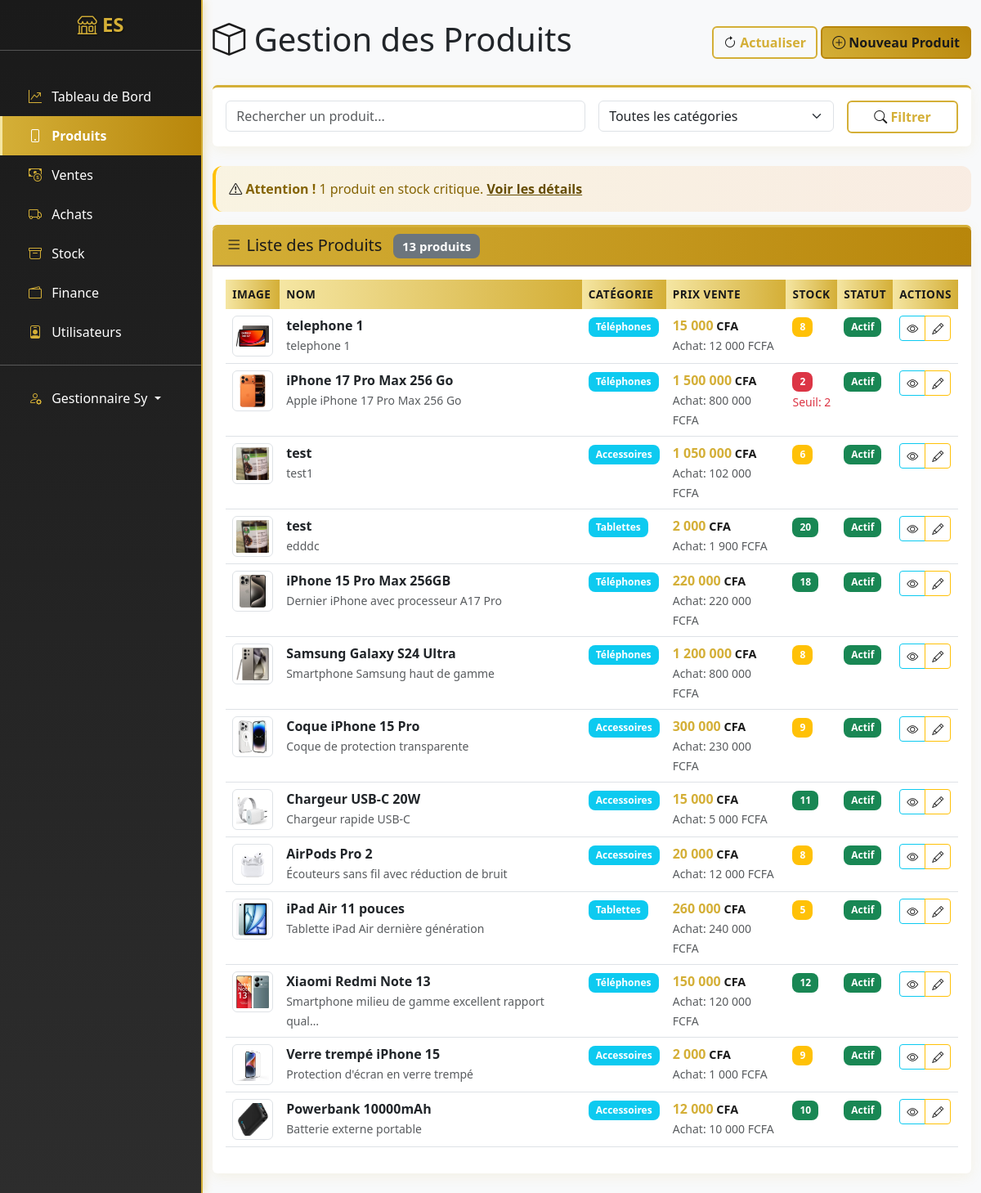
Screenshot of /produits/ (signed in) with the database file from the repository.
### apps/users/models.py (models this page shows, shortened)
class User(AbstractUser):
    ROLE_CHOICES = [
        ('admin', 'Administrateur'),
        ('manager', 'Gestionnaire'),
        ('cashier', 'Caissier'),
    ]
    email = models.EmailField(unique=True)
    telephone = models.CharField(max_length=15, blank=True)
    role = models.CharField(max_length=20, choices=ROLE_CHOICES, default='admin')
    date_creation = models.DateTimeField(auto_now_add=True)
    USERNAME_FIELD = 'username'
    REQUIRED_FIELDS = ['email']
    class Meta:
        verbose_name = "Utilisateur"
        verbose_name_plural = "Utilisateurs"

### apps/produits/models.py (models this page shows, shortened)
class Produit(models.Model):
    nom = models.CharField(max_length=200)
    slug = models.SlugField(unique=True, blank=True)
    categorie = models.ForeignKey(Categorie, on_delete=models.CASCADE, related_name='produits')
    description = models.TextField(blank=True)
    prix_achat = models.DecimalField(max_digits=10, decimal_places=2, default=0)
    prix_vente = models.DecimalField(max_digits=10, decimal_places=2)
    quantite_stock = models.PositiveIntegerField(default=0)
    seuil_alerte = models.PositiveIntegerField(default=5, help_text="Quantité minimum avant alerte")
    date_ajout = models.DateTimeField(auto_now_add=True)
    image = models.ImageField(upload_to='produits/', blank=True, null=True)
    actif = models.BooleanField(default=True)
    class Meta:
        verbose_name = "Produit"
        verbose_name_plural = "Produits"
        ordering = ['-date_ajout']
    @property
    def stock_critique(self):
        return self.quantite_stock <= self.seuil_alerte

class Categorie(models.Model):
    nom = models.CharField(max_length=100, unique=True)
    description = models.TextField(blank=True)
    date_creation = models.DateTimeField(auto_now_add=True)
    class Meta:
        verbose_name = "Catégorie"
        verbose_name_plural = "Catégories"
        ordering = ['nom']

### apps/produits/views.py (the view)
# urls.py: path('', ProduitListView.as_view(), name='list'),
@method_decorator(manager_or_admin_cashier_required, name='dispatch')
class ProduitListView(LoginRequiredMixin, ListView):
    model = Produit
    template_name = 'produits/list.html'
    context_object_name = 'produits'
    paginate_by = 20
    def get_queryset(self):
        queryset = Produit.objects.filter(actif=True).select_related('categorie')
        query = self.request.GET.get('q')
        if query:
            queryset = queryset.filter(
                Q(nom__icontains=query) |
                Q(description__icontains=query) |
                Q(categorie__nom__icontains=query)
            )
        categorie_id = self.request.GET.get('categorie')
        if categorie_id:
            queryset = queryset.filter(categorie_id=categorie_id)
        return queryset
    def get_context_data(self, **kwargs):
        context = super().get_context_data(**kwargs)
        context['categories'] = Categorie.objects.all()
        context['stock_critique'] = Produit.objects.filter(
            actif=True, quantite_stock__lte=F('seuil_alerte')
        ).count()
        return context

### templates/produits/list.html (shortened to what this page needs)
{% extends 'base.html' %}
{% load math_filters %}
{% load humanize %}
{% block content %}
<div class="d-flex justify-content-between align-items-center mb-4">
    <h1><i class="bi bi-box"></i> Gestion des Produits</h1>
    <div>
        <button class="btn btn-outline-primary" onclick="location.reload()">
            <i class="bi bi-arrow-clockwise"></i> Actualiser
        </button>
        {% if user.role in 'admin,manager' %}
        <a href="{% url 'produits:create' %}" class="btn btn-primary">
            <i class="bi bi-plus-circle"></i> Nouveau Produit
        </a>
        {% endif %}
    </div>
</div>
<div class="card mb-4">
    <div class="card-body">
        <form method="get" class="row g-3">
            <div class="col-md-6">
                <input type="text" name="q" class="form-control" placeholder="Rechercher un produit..."
                    value="{{ request.GET.q|default:'' }}">
            </div>
            <div class="col-md-4">
                <select name="categorie" class="form-select">
                    <option value="">Toutes les catégories</option>
                </select>
            </div>
            <div class="col-md-2">
                <button type="submit" class="btn btn-outline-primary w-100">
                    <i class="bi bi-search"></i> Filtrer
                </button>
            </div>
        </form>
    </div>
</div>
{% if stock_critique > 0 %}
<div class="alert alert-warning">
    <i class="bi bi-exclamation-triangle"></i>
    <strong>Attention !</strong> {{ stock_critique }} produit{{ stock_critique|pluralize }} en stock critique.
    <a href="{% url 'stock:list' %}" class="alert-link">Voir les détails</a>
</div>
{% endif %}
<div class="card">
    <div class="card-header">
        <h5 class="card-title mb-0">
            <i class="bi bi-list"></i> Liste des Produits
            <span class="badge bg-secondary ms-2">{{ produits|length }} produit{{ produits|pluralize }}</span>
        </h5>
    </div>
    <div class="card-body">
        <div class="table-responsive">
            <table class="table table-hover">
                <thead>
                    <tr>
                        <th>Image</th>
                        <th>Nom</th>
                        <th>Catégorie</th>
                        <th>Prix Vente</th>
                        <th>Stock</th>
                        <th>Statut</th>
                        <th>Actions</th>
                    </tr>
                </thead>
                <tbody>
                    {% for produit in produits %}
                    <tr>
                        <td>
                            {% if produit.image %}
                            <img src="{{ produit.image.url }}" alt="{{ produit.nom }}" class="img-thumbnail"
                                style="width: 50px; height: 50px; object-fit: cover;">
                            {% else %}
                            <div class="bg-light d-flex align-items-center justify-content-center"
                                style="width: 50px; height: 50px;">
                                <i class="bi bi-image text-muted"></i>
                            </div>
                            {% endif %}
                        </td>
                        <td>
                            <strong>{{ produit.nom }}</strong>
                            {% if produit.description %}
                            <br><small class="text-muted">{{ produit.description|truncatechars:50 }}</small>
                            {% endif %}
                        </td>
                        <td>
                            <span class="badge bg-info">{{ produit.categorie.nom }}</span>
                        </td>
                        <td>
                            <strong class="montant-cfa">{{ produit.prix_vente|floatformat:0|intcomma }}</strong>
                            {% if produit.prix_achat %}
                            <br><small class="text-muted">Achat: {{ produit.prix_achat|floatformat:0|intcomma }}
                                FCFA</small>
                            {% endif %}
                        </td>
                        <td>
                            <span
                                class="badge {% if produit.stock_critique %}bg-danger{% elif produit.quantite_stock < 10 %}bg-warning{% else %}bg-success{% endif %}">
                                {{ produit.quantite_stock }}
                            </span>
                            {% if produit.stock_critique %}
                            <br><small class="text-danger">Seuil: {{ produit.seuil_alerte }}</small>
                            {% endif %}
                        </td>
                        <td>
                            {% if produit.actif %}
                            <span class="badge bg-success">Actif</span>
                            {% else %}
                            <span class="badge bg-secondary">Inactif</span>
                            {% endif %}
                        </td>
                        <td>
                            <div class="btn-group btn-group-sm">
                                <a href="{% url 'produits:detail' produit.pk %}" class="btn btn-outline-info"
                                    title="Voir">
                                    <i class="bi bi-eye"></i>
                                </a>
                                {% if user.role in 'admin,manager' %}
                                <a href="{% url 'produits:update' produit.pk %}" class="btn btn-outline-warning"
                                    title="Modifier">
                                    <i class="bi bi-pencil"></i>
                                </a>
                                {% endif %}
                            </div>
                        </td>
                    </tr>
                    {% endfor %}
                </tbody>
            </table>
        </div>
    </div>
</div>
{% endblock %}

### templates/base.html (shortened to what this page needs)
<!DOCTYPE html>
<html lang="fr">
    <head>
        <link href="https://cdn.jsdelivr.net/npm/bootstrap@5.3.0/dist/css/bootstrap.min.css" rel="stylesheet">
        <link rel="stylesheet" href="https://cdn.jsdelivr.net/npm/bootstrap-icons@1.11.0/font/bootstrap-icons.css">
        {% load static %}
        <link rel="stylesheet" href="{% static 'css/custom.css' %}">
    </head>
    <body>
        <div id="wrapper">
            <div class="d-md-flex">
                <nav id="sidebar" class="text-white collapse d-md-block" style="width: 250px; min-height: 100vh;">
                    <div class="position-sticky">
                        <div class="py-3">
                            <h4 class="text-center">
                                <i class="logo bi-shop"></i> ES
                            </h4>
                            <hr>
                        </div>
                        <div class="nav flex-column">
                            <a href="{% url 'dashboard:index' %}" class="nav-link text-white {% if request.resolver_match.app_name == 'dashboard' %}active{% endif %}">
                                <i class="logo bi-graph-up-arrow px-2"></i> Tableau de Bord
                            </a>
                            <a href="{% url 'produits:list' %}" class="nav-link text-white {% if request.resolver_match.app_name == 'produits' %}active{% endif %}">
                                <i class="logo bi-phone px-2"></i> Produits
                            </a>
                            <a href="{% url 'ventes:list' %}" class="nav-link text-white {% if request.resolver_match.app_name == 'ventes' %}active{% endif %}">
                                <i class="logo bi-cash-coin px-2"></i> Ventes
                            </a>
                            <a href="{% url 'achats:list' %}" class="nav-link text-white {% if request.resolver_match.app_name == 'achats' %}active{% endif %}">
                                <i class="logo bi-truck px-2"></i> Achats
                            </a>
                            <a href="{% url 'stock:list' %}" class="nav-link text-white {% if request.resolver_match.app_name == 'stock' %}active{% endif %}">
                                <i class="logo bi-archive px-2"></i> Stock
                            </a>
                            <a href="{% url 'finance:overview' %}" class="nav-link text-white {% if request.resolver_match.app_name == 'finance' %}active{% endif %}">
                                <i class="logo bi-wallet2 px-2"></i> Finance
                            </a>
                            {% if user.role in 'admin,manager' %}
                            <a href="{% url 'users:user_list' %}" class="nav-link text-white {% if request.resolver_match.app_name == 'users' %}active{% endif %}">
                                <i class="logo bi-person-badge px-2"></i> Utilisateurs
                            </a>
                            {% endif %}
                            <hr>
                            <div class="dropdown">
                                <a class="nav-link text-white dropdown-toggle" href="#" role="button" data-bs-toggle="dropdown">
                                    <i class="logo bi-person-gear px-2"></i> {{ user.get_full_name|default:user.username }}
                                </a>
                            </div>
                        </div>
                    </div>
                </nav>
                <main class="flex-fill">
                    <div class="container-fluid py-4">
                        {% block content %}{% endblock %}
                    </div>
                </main>
            </div>
        </div>
        {% load static %}
    </body>
</html>

### static/css/custom.css (style rules this page uses)
:root { --primary-color: #D4AF37; --primary-dark: #B8860B; --secondary-color: #1a1a1a; --secondary-light: #2d2d2d; --success-color: #28a745; --info-color: #17a2b8; --warning-color: #ffc107; --danger-color: #dc3545; --light-gold: #F5E6A3; --dark-gold: #8B7355; }
body { background-color: #f8f9fa; font-family: 'Segoe UI', Tahoma, Geneva, Verdana, sans-serif; }
#sidebar { background: linear-gradient(180deg, var(--secondary-color) 0%, var(--secondary-light) 100%); box-shadow: 2px 0 10px rgba(212, 175, 55, 0.3); border-right: 2px solid var(--primary-color); }
#sidebar .nav-link { padding: 0.75rem 1.5rem; border-radius: 0; transition: all 0.3s ease; color: #ffffff; border-left: 3px solid transparent; }
#sidebar h4 { color: var(--primary-color); text-shadow: 1px 1px 2px rgba(0,0,0,0.5); font-weight: bold; }
.logo { color: var(--primary-color); }
.card { border: none; box-shadow: 0 4px 15px rgba(212, 175, 55, 0.1); transition: all 0.3s ease; border-top: 3px solid var(--primary-color); }
.card-header { background: linear-gradient(90deg, var(--primary-color), var(--primary-dark)); color: var(--secondary-color); border-bottom: 2px solid var(--dark-gold); font-weight: 600; }
.btn-primary { background: linear-gradient(45deg, var(--primary-color), var(--primary-dark)); border: 2px solid var(--primary-dark); color: var(--secondary-color); font-weight: 600; transition: all 0.3s ease; }
.btn-outline-primary { border: 2px solid var(--primary-color); color: var(--primary-color); font-weight: 600; }
.table th { background: linear-gradient(90deg, var(--light-gold), var(--primary-color)); color: var(--secondary-color); border: none; font-weight: 600; text-transform: uppercase; font-size: 0.85rem; letter-spacing: 0.5px; }
.badge { font-size: 0.75em; font-weight: 600; padding: 0.5em 0.75em; border-radius: 0.5rem; }
.alert { border-radius: 0.75rem; font-weight: 500; border: none; border-left: 4px solid; }
.alert-warning { background: linear-gradient(90deg, rgba(255, 193, 7, 0.1), rgba(253, 126, 20, 0.1)); border-left-color: #ffc107; color: #856404; }
.bi { color: var(--secondary-color); }
.montant-cfa { font-weight: bold; color: var(--primary-color); }
.montant-cfa::after { content: " CFA"; font-size: 0.9em; color: var(--secondary-color); }

### rows the page displays
User: get_full_name "Gestionnaire Sy"
Produit: image (picture), nom "telephone 1", description "telephone 1", categorie.nom "Téléphones", prix_vente "15 000", prix_achat "12 000", quantite_stock "8", actif "Actif"
Produit: image (picture), nom "iPhone 17 Pro Max 256 Go", description "Apple iPhone 17 Pro Max 256 Go", categorie.nom "Téléphones", prix_vente "1 500 000", prix_achat "800 000", quantite_stock "2", seuil_alerte "2", actif "Actif"
Produit: image (picture), nom "test", description "test1", categorie.nom "Accessoires", prix_vente "1 050 000", prix_achat "102 000", quantite_stock "6", actif "Actif"
Produit: image (picture), nom "test", description "edddc", categorie.nom "Tablettes", prix_vente "2 000", prix_achat "1 900", quantite_stock "20", actif "Actif"
Produit: image (picture), nom "iPhone 15 Pro Max 256GB", description "Dernier iPhone avec processeur A17 Pro", categorie.nom "Téléphones", prix_vente "220 000", prix_achat "220 000", quantite_stock "18", actif "Actif"
Produit: image (picture), nom "Samsung Galaxy S24 Ultra", description "Smartphone Samsung haut de gamme", categorie.nom "Téléphones", prix_vente "1 200 000", prix_achat "800 000", quantite_stock "8", actif "Actif"
Produit: image (picture), nom "Coque iPhone 15 Pro", description "Coque de protection transparente", categorie.nom "Accessoires", prix_vente "300 000", prix_achat "230 000", quantite_stock "9", actif "Actif"
Produit: image (picture), nom "Chargeur USB-C 20W", description "Chargeur rapide USB-C", categorie.nom "Accessoires", prix_vente "15 000", prix_achat "5 000", quantite_stock "11", actif "Actif"
Produit: image (picture), nom "AirPods Pro 2", description "Écouteurs sans fil avec réduction de bruit", categorie.nom "Accessoires", prix_vente "20 000", prix_achat "12 000", quantite_stock "8", actif "Actif"
Produit: image (picture), nom "iPad Air 11 pouces", description "Tablette iPad Air dernière génération", categorie.nom "Tablettes", prix_vente "260 000", prix_achat "240 000", quantite_stock "5", actif "Actif"
Produit: image (picture), nom "Xiaomi Redmi Note 13", description "Smartphone milieu de gamme excellent rapport qual…", categorie.nom "Téléphones", prix_vente "150 000", prix_achat "120 000", quantite_stock "12", actif "Actif"
Produit: image (picture), nom "Verre trempé iPhone 15", description "Protection d'écran en verre trempé", categorie.nom "Accessoires", prix_vente "2 000", prix_achat "1 000", quantite_stock "9", actif "Actif"
Produit: image (picture), nom "Powerbank 10000mAh", description "Batterie externe portable", categorie.nom "Accessoires", prix_vente "12 000", prix_achat "10 000", quantite_stock "10", actif "Actif"

### other values shown
{{ stock_critique }} "1"
{{ produits|length }} "13"
